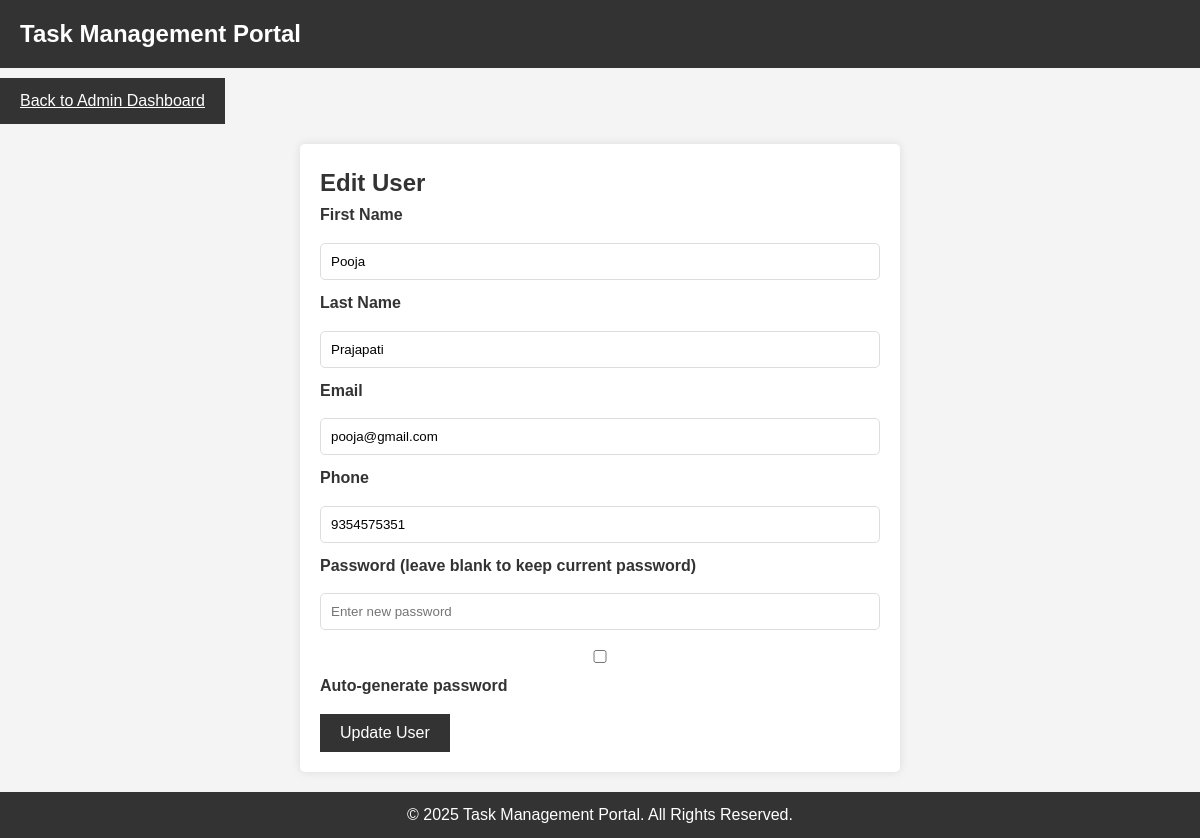
/admin/edit_user.php?id=2, run on the app's committed database.
### tables this page shows
CREATE TABLE `users` (
  `id` int(11) NOT NULL,
  `first_name` varchar(100) NOT NULL,
  `last_name` varchar(100) NOT NULL,
  `email` varchar(100) NOT NULL,
  `phone` varchar(15) DEFAULT NULL,
  `password` varchar(255) NOT NULL,
  `last_login` timestamp NULL DEFAULT NULL,
  `last_password_change` timestamp NULL DEFAULT NULL,
  `is_admin` tinyint(1) DEFAULT 0
);

### includes/common.php (called while the page is built, shortened)
<?php
    function get_user($id) {
        $conn = getConnection();
        $sql = "SELECT * FROM users WHERE id = $id LIMIT 1";
        $result = $conn->query($sql);
        if ($result->num_rows > 0) {
            $user = $result->fetch_assoc();
            return $user;
        } else {
            echo "User not found!";
            exit;
        }
    }
?>

### admin/edit_user.php (the view, shortened to what this page needs)
<!DOCTYPE html>
<html>
<head>
    <link rel="stylesheet" href="../assets/css/style.css">
</head>
<body>
<?php
    include('../includes/header.php');
    $user = get_user($_GET['id']);
?>
<a href="dashboard.php" class="btn">Back to Admin Dashboard</a>
<form method="POST" action="admin_update_user.php">
    <h2>Edit User</h2>
    <label for="first_name">First Name</label>
    <input type="text" name="first_name" id="first_name" value="<?= $user['first_name'] ?>" required>
    <label for="last_name">Last Name</label>
    <input type="text" name="last_name" id="last_name" value="<?= $user['last_name'] ?>" required>
    <label for="email">Email</label>
    <input type="email" name="email" id="email" value="<?= $user['email'] ?>" required>
    <label for="phone">Phone</label>
    <input type="text" name="phone" id="phone" value="<?= $user['phone'] ?>" required>
    <label for="password">Password (leave blank to keep current password)</label>
    <input type="text" name="password" id="password" placeholder="Enter new password">
    <label for="auto_generate_password">
        <input type="checkbox" name="auto_generate_password" id="auto_generate_password" <?= isset($_POST['auto_generate_password']) ? 'checked' : '' ?>>
        Auto-generate password
    </label>
    <button type="submit" name="submit">Update User</button>
</form>
<?php include('../includes/footer.php'); ?>
</body>
</html>

### assets/css/style.css (style rules this page uses)
* { margin: 0; padding: 0; box-sizing: border-box; }
body { font-family: Arial, sans-serif; background-color: #f4f4f4; color: #333; line-height: 1.6; }
button, .btn { background-color: #333; color: #fff; border: none; padding: 10px 20px; cursor: pointer; font-size: 16px; text-align: center; margin-top: 10px; display: inline-block; }
form { background-color: #fff; padding: 20px; border-radius: 5px; box-shadow: 0 0 10px rgba(0, 0, 0, 0.1); width: 100%; max-width: 600px; margin: 20px auto; }
form input, form textarea { width: 100%; padding: 10px; margin: 10px 0; border: 1px solid #ddd; border-radius: 5px; }
form label { display: block; font-weight: bold; margin-bottom: 5px; }

### data on the page
users: first_name "Pooja", last_name "Prajapati", email "pooja@gmail.com", phone "9354575351"
